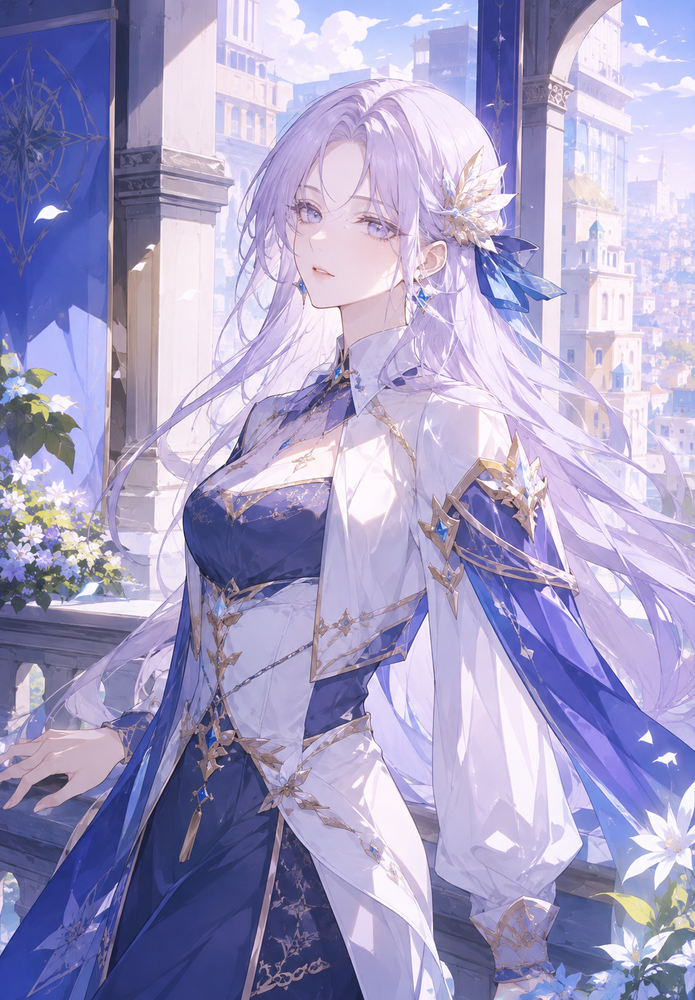
#> input picture haeun/design-reference/picture/game.png, 695 x 1000 px, shrunk from 1046 x 1504 before the run
$ python -i gif_out.py   (imports and definitions only)
#> lines starting #> are read from the running program, lines starting #| are printed output that depends on the picture
#> further down, picture is the input picture: PIL image 695x1000 RGB; mean R, G, B 164.4, 158.6, 196.9
#!/usr/bin/env python3
"""
저장·공유용 GIF — 서비스가 지급한 애니메이션 webp 를 같은 움직임의 투명 GIF 로 옮긴다(#713).

  python3 gif_out.py <a.webp> [<b.webp> ...]   → 같은 자리에 a.gif · b.gif

★ 왜 GIF 를 따로 만드나 — 화면 재생은 webp 가 낫다(같은 그림이 GIF 의 1/4~1/5).
  그런데 **저장한 파일**이 webp 면 휴대폰 갤러리(iOS 사진·카카오톡 전달)가 첫 장만 보여 준다.
  저장·공유만 GIF 로 준다. 화면은 계속 webp 를 쓴다.

★ 왜 프레임이 아니라 **완성된 webp 에서** 만드나 — 서비스에 나간 바로 그 그림과 같아야 한다.
  후처리 단계마다(8종 지름길 복사·티끌 제거·정규화·16칸 모션·관리자 교체) 프레임을 따로 잡으면
  GIF 만 다른 그림이 되는 길이 생긴다. webp 하나에서 만들면 기존 펫 백필(backfill_gif.py)도
  **같은 함수 한 줄**을 탄다.

★ 투명 처리를 state8_v3.save_transparent_gif 에 맡기지 않는 이유 (2026-10-10 실측)
  그 함수(실험 검수용 애니.gif)로 16프레임을 만들었더니 **16장 중 3장에서 검은 외곽선이 통째로
  투명**이 됐다(합성 그림, 장마다 662~790px). 팔레트를 255색으로 줄인 뒤 투명 번호를 덧칠하는
  방식이라, 저장할 때 Pillow 가 팔레트를 다시 정리하면서 검정과 투명 번호가 겹치는 장이 생긴다.
  여기서는 **투명 번호를 0번으로 비워 두고** 색은 1~255번에만 넣는다 — 같은 시험에서 0장.
  실험 파일(state8_v3)은 확정본과 바이트까지 같아야 해서 고치지 않는다.
  GIF 는 투명이 켜짐/꺼짐뿐이라 반투명 가장자리는 알파 8 기준(실험과 같은 값)으로 갈린다.

⚠️ GIF 는 프레임마다 256색이다. 이 그림들은 평면 채색이라 티가 거의 안 나지만, 그라데이션이
  넓은 그림이면 띠가 보일 수 있다.
"""
import sys
from pathlib import Path

from PIL import Image, ImageSequence, ImageStat

# ★ numpy 를 안 쓴다 — 백필(backfill_gif.py)은 boto3 가 있는 쪽 파이썬(서버의 웹툰 venv)에서 돈다.
#   그 venv 에는 Pillow 는 있고 numpy 는 없다. Pillow 만으로 끝나게 둬야 두 자리가 같은 함수를 탄다.

# 이보다 알파가 크면 보이는 픽셀. 실험 검수용 GIF(state8_v3.save_transparent_gif)와 같은 값.
ALPHA_ON = 8
TRANSPARENT = 0      # 투명 번호 — 색은 1~255 번에만 둔다


def gif_path_of(webp_path) -> Path:
    """webp 옆의 GIF 이름 — 확장자만 바꾼다(자바·프론트의 키 규칙과 같다)."""
    p = Path(webp_path)
    if p.suffix.lower() != ".webp":
        raise ValueError(f"webp 가 아닙니다: {p.name}")
    return p.with_suffix(".gif")


def read_frames(webp_path):
    """(RGBA 프레임들, 프레임별 ms) — 애니메이션 webp 를 캔버스 크기로 합성된 채 읽는다."""
    frames, durations = [], []
    with Image.open(webp_path) as im:
        for fr in ImageSequence.Iterator(im):
            frames.append(fr.convert("RGBA").copy())
            durations.append(int(fr.info.get("duration", im.info.get("duration", 100)) or 100))
    if not frames:
        raise ValueError(f"프레임이 없습니다: {webp_path}")
    return frames, durations


def to_palette(frame: Image.Image) -> Image.Image:
    """RGBA 한 장 → 0번이 투명인 P 이미지. 색은 255색 이하로 줄이고 디더링은 안 한다(평면 채색에 점이 낀다)."""
    rgba = frame.convert("RGBA")
    opaque = rgba.getchannel("A").point(lambda v: 255 if v > ALPHA_ON else 0)      # L, 보이면 255
#> opaque: PIL image 695x1000 L; every value is 255
    rgb = rgba.convert("RGB")
    if opaque.getbbox():
        # 투명 자리를 보이는 색의 평균으로 눕힌다 — 흰색 같은 엉뚱한 색에 팔레트 칸을 쓰지 않게.
        mean = tuple(int(round(v)) for v in ImageStat.Stat(rgb, opaque).mean)
#> mean = (164, 159, 197)
        flat = Image.new("RGB", rgb.size, mean)
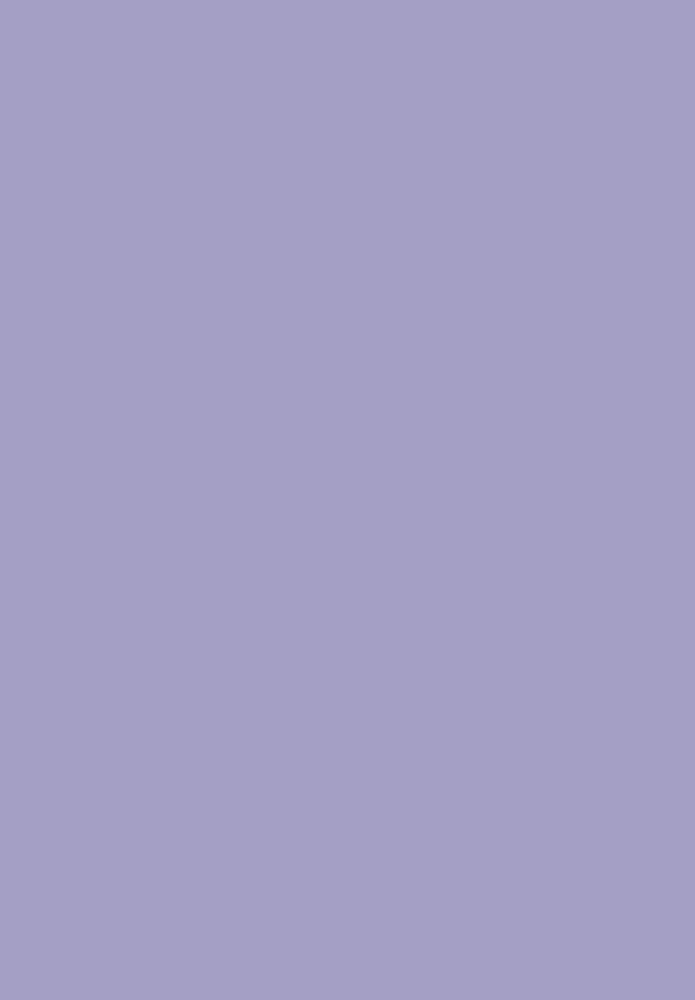
#> flat: PIL image 695x1000 RGB; mean R, G, B 164, 159, 197
        flat.paste(rgb, mask=opaque)
        rgb = flat
    q = rgb.quantize(colors=255, method=Image.Quantize.MEDIANCUT, dither=Image.Dither.NONE)
    colors = q.getpalette()[:255 * 3]
#> colors = 765 values, max 254 at index 0, min 33 at index 762, mean 173.7
    # 색 번호를 하나씩 밀어 0번을 비운다(0~254 → 1~255). P 를 L 로 읽어 번호 자체를 옮긴다.
    idx = Image.frombytes("L", q.size, q.tobytes()).point(lambda i: min(i + 1, 255))
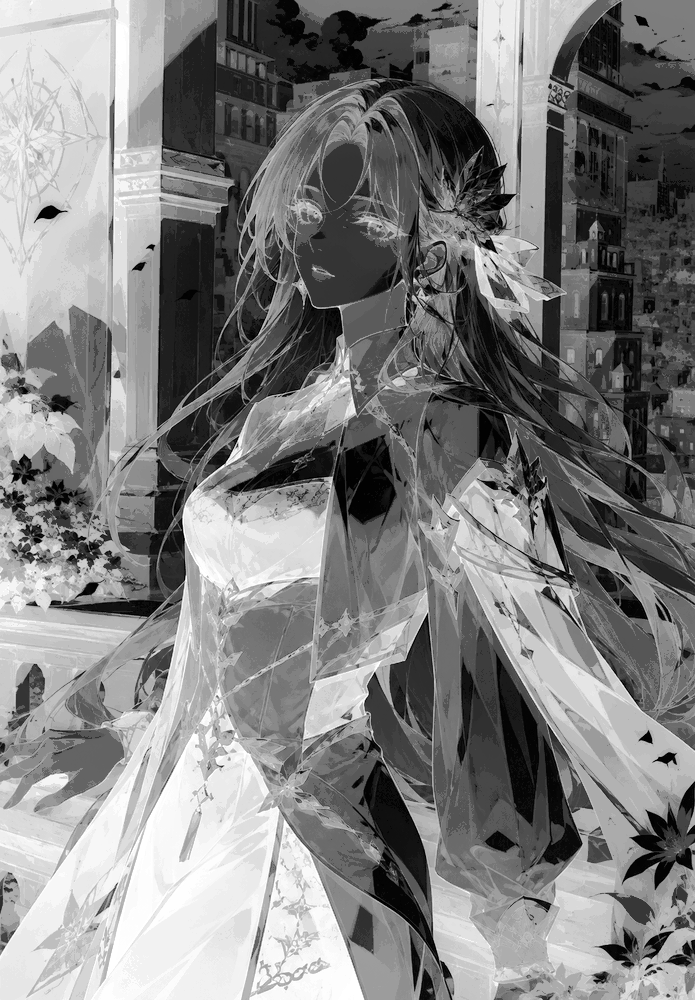
#> idx: PIL image 695x1000 L; min 1, max 255, mean 128.7
    idx.paste(TRANSPARENT, mask=opaque.point(lambda v: 255 - v))
    out = Image.frombytes("P", idx.size, idx.tobytes())
#> out: PIL image 695x1000 P; every value is 0
    out.putpalette([0, 0, 0] + colors)
    out.info["transparency"] = TRANSPARENT
    return out


def save_gif(frames, path, duration) -> None:
    """RGBA 프레임들 → 무한 반복 투명 GIF. disposal=2 — 안 주면 앞 장이 남아 잔상이 진다."""
    pal = [to_palette(f) for f in frames]
    pal[0].save(path, format="GIF", save_all=True, append_images=pal[1:], duration=duration,
                loop=0, transparency=TRANSPARENT, disposal=2)


def webp_to_gif(webp_path, gif_path=None) -> str:
    """같은 프레임·같은 간격·무한 반복의 투명 GIF 를 쓴다. 쓴 경로를 돌려준다."""
    dst = Path(gif_path) if gif_path else gif_path_of(webp_path)
    frames, durations = read_frames(webp_path)
    # 간격이 모두 같으면 숫자 하나로 — 리스트로 주면 Pillow 가 프레임마다 따로 적는다(결과는 같다).
    duration = durations[0] if len(set(durations)) == 1 else durations
    tmp = dst.with_name(dst.stem + ".part.gif")
    save_gif(frames, tmp, duration)
    tmp.replace(dst)    # 반쯤 쓴 GIF 가 올라가지 않게 다 쓴 뒤에 이름을 붙인다
    return str(dst)


# [6 lines not run here, left out]

>>> from PIL import Image
>>> picture = Image.open('../../../../../../../../haeun/design-reference/picture/game.png')
>>> result = to_palette(picture)

$ run again, on haeun/design-reference/picture/pastel.png
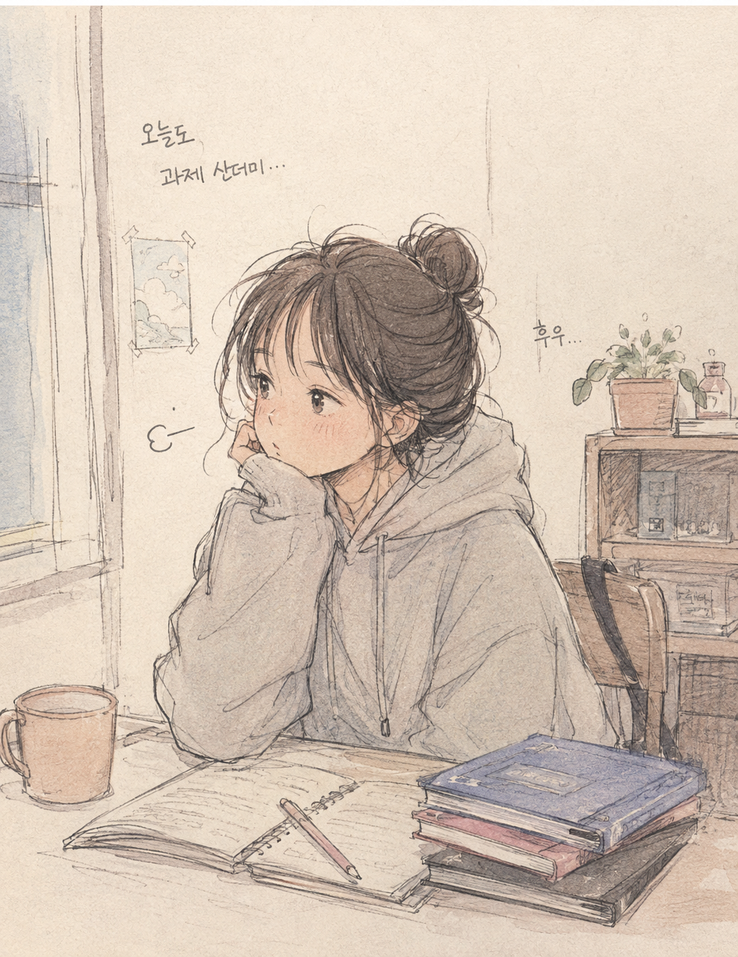
#> input picture haeun/design-reference/picture/pastel.png, 738 x 957 px, shrunk from 1101 x 1428 before the run
#> picture is the input picture: PIL image 738x957 RGB; mean R, G, B 210.8, 195.1, 180.6
#> opaque: PIL image 738x957 L; every value is 255
#> mean = (211, 195, 181)
#> in to_palette, `flat = Image.new("RGB", rgb.size, mean)`:
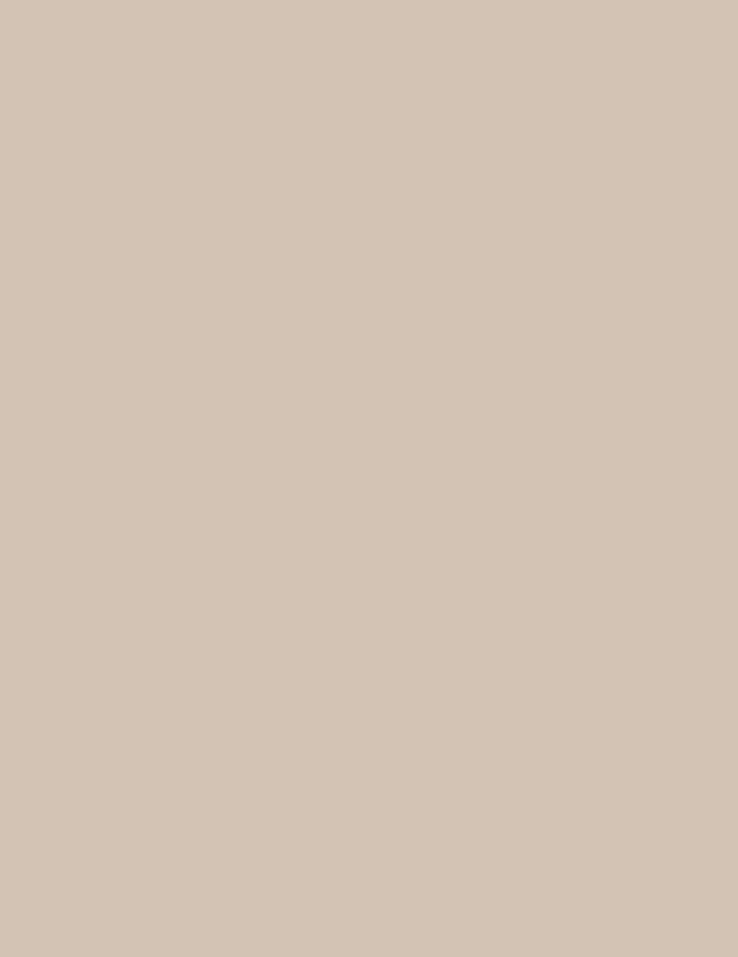
#> flat: PIL image 738x957 RGB; mean R, G, B 211, 195, 181
#> colors = 765 values, max 254 at index 0, min 58 at index 764, mean 195.6
#> in to_palette, `idx = Image.frombytes("L", q.size, q.tobytes()).point(lambda i: min(i ..`:
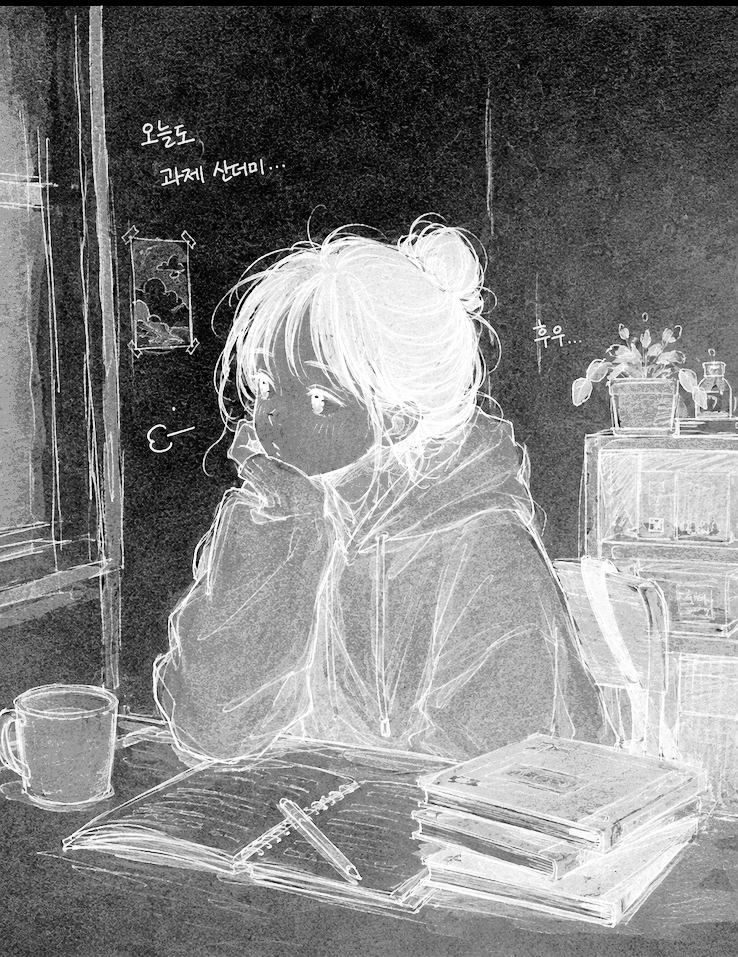
#> idx: PIL image 738x957 L; min 1, max 255, mean 128.7
#> out: PIL image 738x957 P; every value is 0
